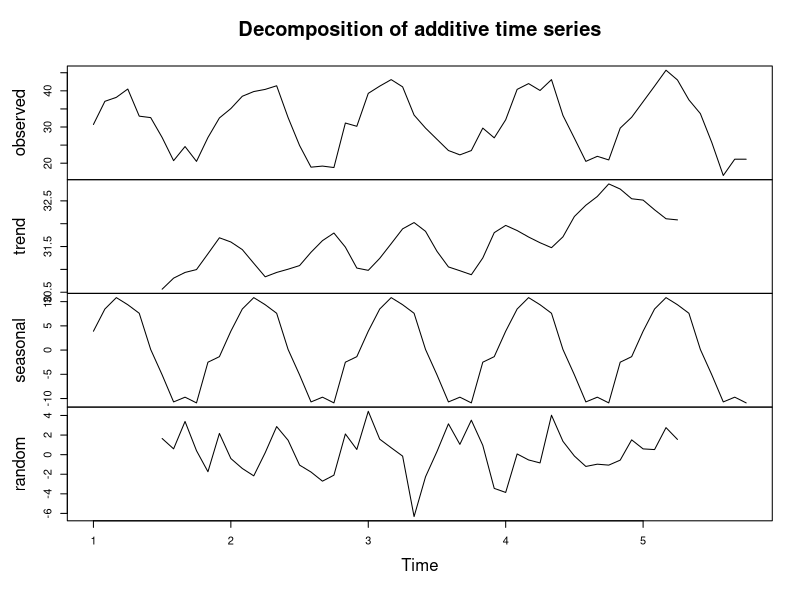
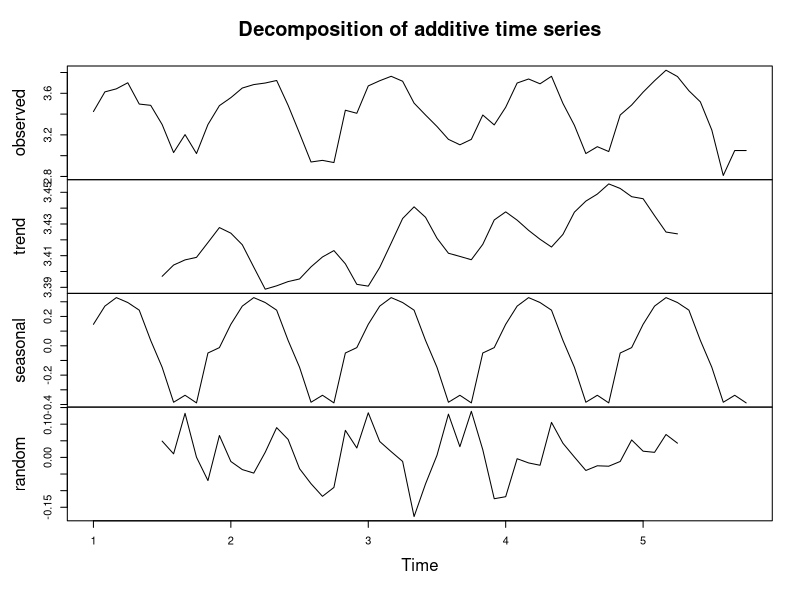
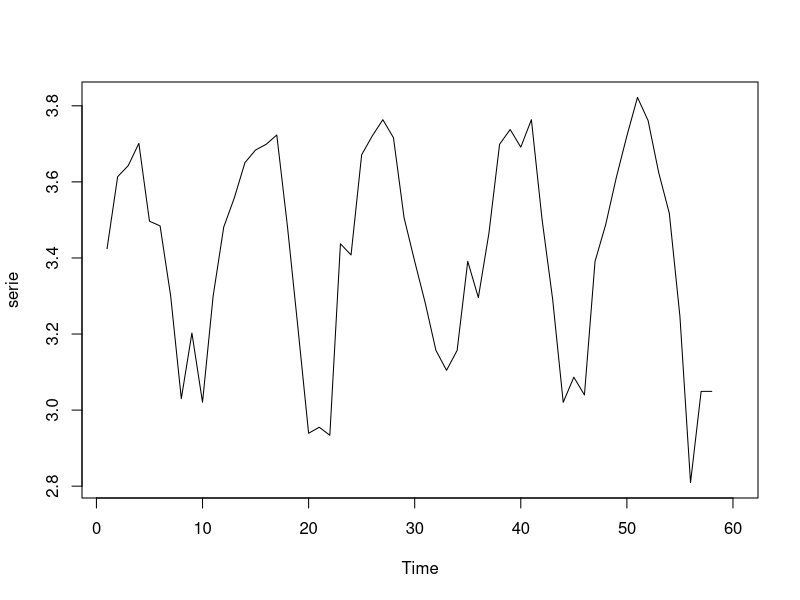
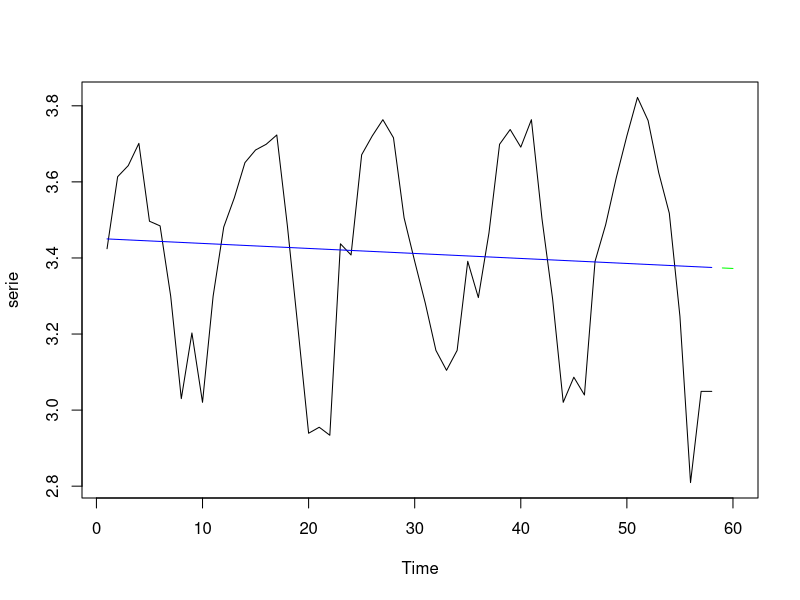
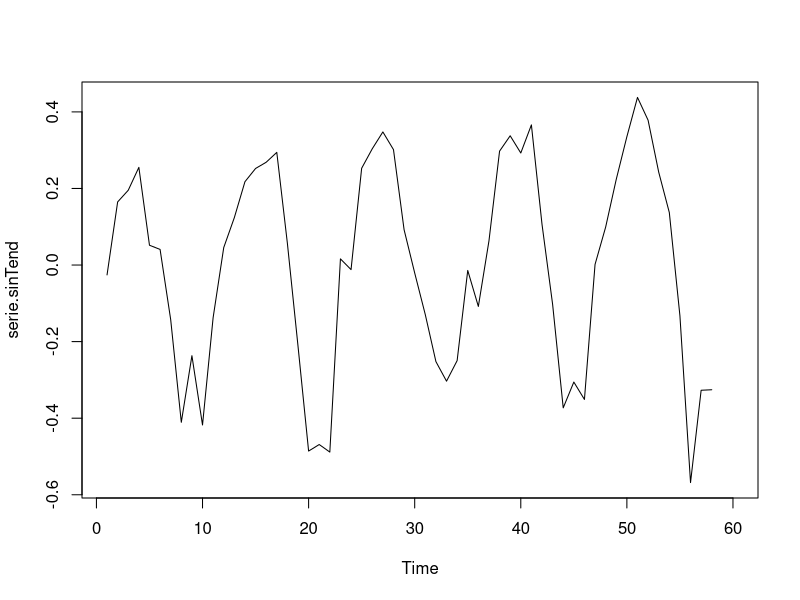
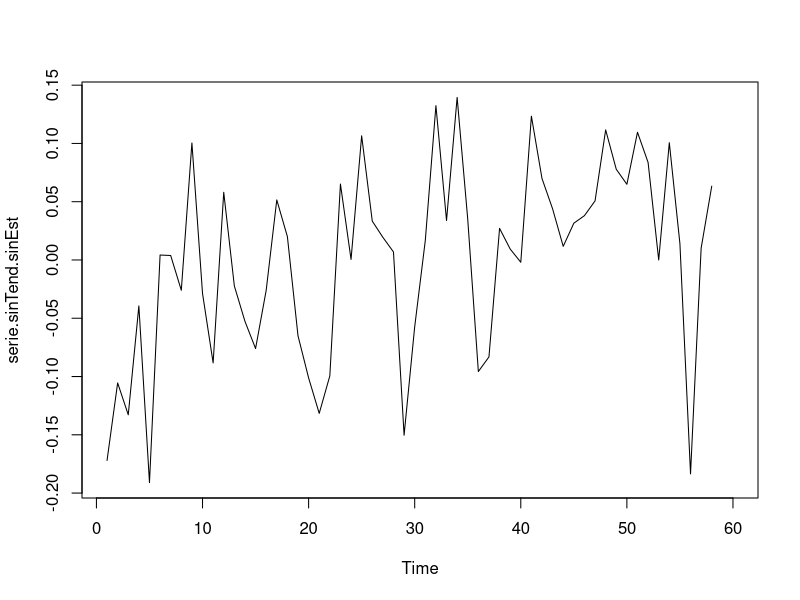
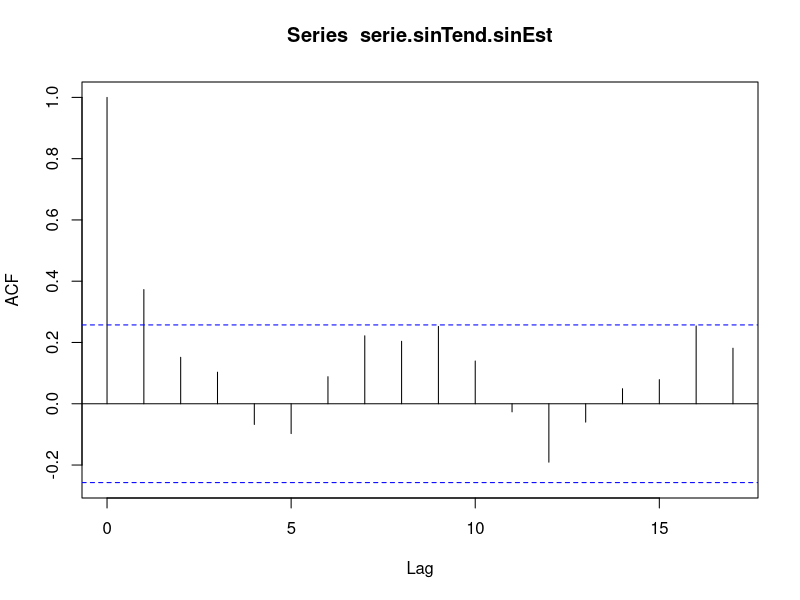
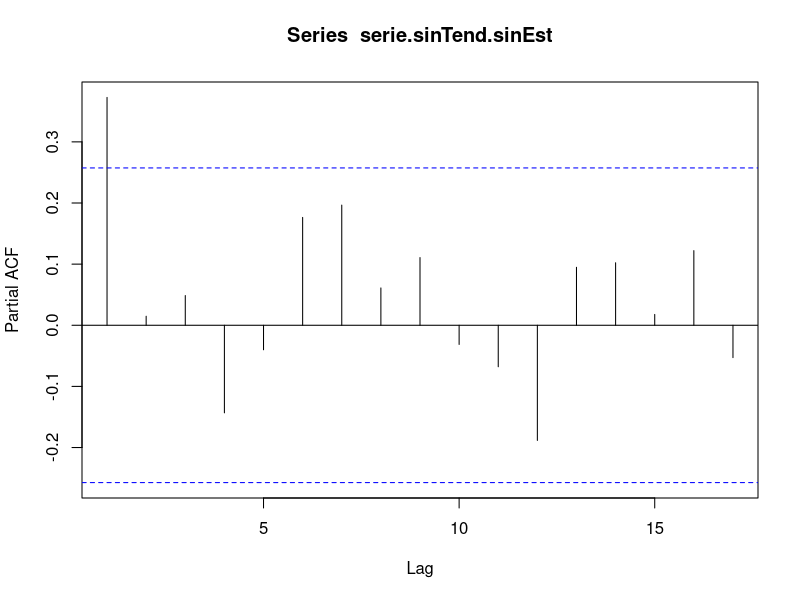

Here is the R script that generated these plots, in order:
#' ---
#' title: 'Series temporales, práctica 1: conjunto de datos meteorológicos de Granada-aeropuerto Chauchina medidos por AEMET.'
#' author: "Carlos Manuel Sequí Sánchez"
#' output: pdf_document
#' ---
#' 
#' \section{Problema 1. ¿Qué valores de temperatura máxima, a escala mensual, se espera que tengan los meses de Marzo y de Abril de 2018?}
#'  
#'  
#' Primeramente leemos el conjunto de datos que contiene los siguientes atributos:  
#' - Columna 1 : Identificador Estación   
#' - Columna 2 : Fecha   
#' - Columna 3 : Temperatura Máxima (ºC)  
#' - Columna 4 : Hora Temperatura Máxima   
#' - Columna 5 : Temperatura mínima (ºC)  
#' - Columna 6 : Hora Temperatura mínima   
#' - Columna 7 : Temperatura Media (ºC)  
#' - Columna 8 : Racha máxima de viento (Km/h)  
#' - Columna 9 : Hora de Racha Máxima   
#' - Columna 10 : Velocidad media de Viento (Km/h)  
#' - Columna 11 : Hora de Velocidad Máxima de viento     
#' - Columna 12 : Precipitacion Total diaria (mm)   
#' - Columna 13 : Precipitacion de 0 a 6 horas (mm)  
#' - Columna 14 : Precipitacion de 6 a 12 horas (mm)  
#' - Columna 15 : Precipitacion de 12 a 18 horas (mm)  
#' - Columna 16 : Precipitacion de 18 a 24 horas (mm)  
#' 
#' Librerías...
## ------------------------------------------------------------------------
library(tseries)
library(dplyr)
library(lubridate)

#' 
#' Leemos el dataset y, como solo nos interesa la fecha y la temperatura máxima nos quedamos con tan solo esos datos.
## ------------------------------------------------------------------------
datos = read.csv("5530E.csv", header = TRUE, sep=";")
datos = datos[,c("Fecha","Tmax")]
datos$Fecha = as.Date(datos$Fecha)

#' 
#' 
#' Veamos los valores NA...
## ------------------------------------------------------------------------
apply(datos, 2, function(atributo){sum(is.na(atributo))})

#' 
#' Eliminamos las instancias(días) donde hay al menos algún valor NA de temperatura máxima
## ------------------------------------------------------------------------
datos = datos[complete.cases(datos),]

#' 
#' La serie que nos interesa es la temperatura máxima de cada uno de los meses, es decir, obtenemos la temperatura máxima de cada mes de cada año:
## ------------------------------------------------------------------------
# agrupamos por año y mes y tomamos el maximo de cada uno
datos = datos %>%
mutate(month = format(Fecha, "%m"), year = format(Fecha, "%Y")) %>%
group_by(year, month) %>%
summarise(total = max(Tmax))

serie = datos$total # aqui estan las temperaturas máximas de cada mes de todos los años

#' 
#' Obtenemos ahora la cantidad de datos a predecir y la serie temporal en sí
## ------------------------------------------------------------------------
Npred = 2 # cantidad de datos a predecir (temperaturas máximas de marzo y abril)
serie.ts = ts(serie, frequency = 12) # frequency set to 12 to set stationality each 12 months
plot(decompose(serie.ts))

#' 
#' Observamos en la gráfica:  
#' -los valores de la serie  
#' -la tendencia calculada mediante filtros  
#' -la estacionalidad repetida cada 12 instantes de tiempo
#' -lo que queda de la serie al eliminar tendencia y estacionalidad
#' 
#' 
#' Como vemos, es posible que exista una alta varianza en los datos sin estacionalidad y tendencia, por lo que probamos a aplicar una transformación logarítmica para evitar problemas a la hora de tener en cuenta la estacionariedad, ya que sabemos que una serie con estacionariedad no varía ni en media ni en varianza.
## ------------------------------------------------------------------------
serie.ts.log = log(serie.ts)
serie.log = log(serie)
plot(decompose(serie.ts.log))

#' 
#' De forma ligera, la varianza disminuye a lo largo del tiempo, lo que producirá menores problemas a la hora de calcular la estacionariedad. Por simplicidad usare la variable serie como serie.log (con la transformación hecha)
## ------------------------------------------------------------------------
serie = serie.log

#' 
#' 
#' Observamos como el atributo seasonal que nos da la función decompose consta de los mismos valores para cada año de todos los meses, lo cual nos dará la capacidad de calcular la estacionalidad para restársela a la serie.
## ------------------------------------------------------------------------
decompose(serie.ts.log)$seasonal

#' 
#' Calculamos los instantes de tiempo de la serie para train y para test
## ------------------------------------------------------------------------
# para train
tiempo = 1:length(serie)
# para test
tiempoTs = (tiempo[length(tiempo)]+1):(tiempo[length(tiempo)]+Npred)

#' 
#' 
#' Representamos a continuación la serie que tenemos en este momento:
## ------------------------------------------------------------------------
plot.ts(serie,  xlim=c(1, tiempoTs[length(tiempoTs)]))

#' 
#' Modelamos la tendencia, la cual podemos aparentemente ajustarla de forma lineal, sabiendo que:  
#' serie = parametroA * tiempo + parametroB  
#' Con ayuda de la función lm calculamos dichos parámetros:
## ------------------------------------------------------------------------
parametros.H1 = lm(serie ~tiempo)
parametros.H1

#' 
#' Tomamos Intercept como termino independiente (parametroB) y el otro como el que multiplica al tiempo para poder calcular la serie (parametroA). Para modelar la tendencia usamos la fórmula descrita antes:
## ------------------------------------------------------------------------
# tendencia estimada para los datos de train
tendEstimadaTr =  parametros.H1$coefficients[1] + tiempo*parametros.H1$coefficients[2] 
# tendencia estimada para las predicciones de test
tendEstimadaTs =  parametros.H1$coefficients[1] + tiempoTs*parametros.H1$coefficients[2] 

#' 
#' Comprobamos visualmente si la tendencia se ajusta al modelo que tenemos de la serie temporal:
## ------------------------------------------------------------------------
plot.ts(serie, xlim=c(1, tiempoTs[length(tiempoTs)])) 
lines(tiempo, tendEstimadaTr, col = "blue") 
lines(tiempoTs, tendEstimadaTs, col = "green")

#' 
#' 
#' Validamos de forma estadística que el modelo lineal sea correcto, comprobando que los errores a lo largo de la serie se distribuyen mediante una distribución normal. Para ello aplicamos el test de Jarque-Bera:
## ------------------------------------------------------------------------
JB = jarque.bera.test(parametros.H1$residuals)
JB

#' 
#' Podemos asumir, con una confianza del 95%, que no hay diferencia significativa de los datos de error con respecto a los de una distribución normal, debido a que el p-value es mayor que 0.05.  
#' 
#' Procedemos por tanto a eliminar la tendencia de la serie actual:
## ------------------------------------------------------------------------
serie.sinTend = serie - tendEstimadaTr

#' 
#' Comprobamos como queda la serie sin tendencia:
## ------------------------------------------------------------------------
plot.ts(serie.sinTend, xlim=c(1, tiempoTs[length(tiempoTs)])) 

#' 
#' 
#' Como vemos, la serie sin tendencia prácticamente es la misma que con ella, ya que la pendiente del modelo lineal creado para el cálculo de ésta era ínfima.  
#' 
#' Procedemos, una vez eliminada la tendencia, a deshacernos de la estacionalidad con ayuda de la función decompose.
## ------------------------------------------------------------------------
k = 12 # aquí guardamos los datos estacionales
estacionalidad = decompose(serie.ts.log)$seasonal[1:k]

#' 
#' Eliminamos dicha estacionalidad a la serie.
## ------------------------------------------------------------------------
serie.sinTend.sinEst = serie.sinTend - estacionalidad

#' 
#' Comprobamos como se queda la serie sin dicha estacionalidad
## ------------------------------------------------------------------------
plot.ts(serie.sinTend.sinEst, xlim=c(1, tiempoTs[length(tiempoTs)])) 


#' 
#' 
#' Ahora que tan solo nos queda la componente irregular tras haber eliminado las componentes de tendencia y estacionalidad, procedemos a comprobar si la serie es estacionaria o no mediante el test ACF.
## ------------------------------------------------------------------------
acf(serie.sinTend.sinEst)

#' 
#' A priori parece ser, debido a la rapidez de bajada entre instantes de tiempo y a la estabilización en forma de ''olas'', que existe una clara estacionariedad. Aun así, probaré aplicar el test de Dickey-Fuller aumentado para asegurarnos de ello.
## ------------------------------------------------------------------------
adf.test(serie.sinTend.sinEst)

#' 
#' Al tomar como hipótesis nula que la serie es estacionaria y al ser el p-value inferior a 0.05, podemos asegurar con un 95% de probabilidad que la serie es estacionaria, por tanto la tomamos así. Debido a esto no será necesario realizar diferenciación para convertir la serie en estacionaria.  
#' 
#' Observamos el acf parcial para ver como influyen de forma individual cada uno de los instantes de tiempo sobre el instante actual. 
## ------------------------------------------------------------------------
pacf(serie.sinTend.sinEst)

#' 
#' A la vista de las gráficas ofrecidas por ACF y PACF, me resulta de mayor claridad decidirme por un modelo autoregresivo en lugar de uno de medias móviles debido a que en ACF los valores de cada instante son más altos y sobrepasan los límites más que los de PACF, además de que se ve de forma mucho más clara esa estabilización en forma de ''olas'' que he dicho anteriormente en la gráfica del ACF. Por ello mismo, deberíamos poder modelar la componente irregular de la serie con un modelo autoregresivo de orden 0 (fijándonos en la gráfica PACF), utilizando un modelo ARIMA con cero diferenciaciones. Entrenamos dicho modelo a continuación:
## ------------------------------------------------------------------------
# coeficiente de autoregresión = 0, diferenciaciones = 0, coeficiente de medias moviles = 0
modelo = arima(serie.sinTend.sinEst, order = c(0,0,0))

# calculamos las predicciones
predicciones = predict(modelo, n.ahead = Npred)
valoresPredichos = predicciones$pred
valoresPredichos

#' 
#' Observamos ahora de forma visual el modelo incluyendo la serie sin tendencia ni estacionalidad
## ------------------------------------------------------------------------
plot.ts(serie.sinTend.sinEst, xlim=c(1, tiempoTs[length(tiempoTs)])) 
lines(tiempoTs,valoresPredichos, col="green")

#' 
#' Parece ser que los resultados obtenidos no son buenamente fieles a lo esperado, quizás debido a la cercanía de los valores en los sucesivos instantes de tiempo en las gráficas ACF y PACF.
#' Visto lo visto, puede decirse que nuestra serie es prácticamente ruido blanco debido a los resultados obtenidos como predicciones.  
#' Finalmente probamos la validez de nuestro modelo (sus errores) mediante tests estadísticos. Aplicamos varios:  
#' 
#' Test de Box-Pierce: comprobamos que los residuos que nos quedan son aleatorios:
## ------------------------------------------------------------------------
Box.test(modelo$residuals)

#' 
#' Tras este test comprobamos que los errores obtenidos no son de forma aleatoria, por lo que el modelo arima creado no es correcto. Debido a esto, probaré el ajuste de un modelo de medias móviles de grado 1 (el grado determinado por la gráfica ACF) para comprobar su validez:
## ------------------------------------------------------------------------
# coeficiente de autoregresión = 0, diferenciaciones = 0, coeficiente de medias moviles = 1
modelo = arima(serie.sinTend.sinEst, order = c(0,0,1))

# calculamos las predicciones
predicciones = predict(modelo, n.ahead = Npred)
valoresPredichos = predicciones$pred
valoresPredichos

#' 
#' Observamos los valores predichos con el modelo de medias móviles con la serie sin tendencia ni estacionalidad:
#' 
## ------------------------------------------------------------------------
plot.ts(serie.sinTend.sinEst, xlim=c(1, tiempoTs[length(tiempoTs)])) 
lines(tiempoTs,valoresPredichos, col="green")

#' Aplicamos de nuevo el test de Box-Pierce para la comprobación de la aleatoriedad de los errores:
## ------------------------------------------------------------------------
Box.test(modelo$residuals)

#' Este valor de p-value nos dice con un 95% de confianza que los errores obtenidos por el modelo creado son aleatorios, por lo que el modelo queda validado por este test.
#' 
#' Continuamos con los tests de normalidad.
#' 
#' 
#' Jarque Bera: vemos si los residuos, aunque aleatorios, son normales (media cero y desviación típica la que sea). 
## ------------------------------------------------------------------------
jarque.bera.test(modelo$residuals) 

#' 
#' Saphiro-Wilk: mismo cometido que Jarque Bera 
## ------------------------------------------------------------------------
 shapiro.test(modelo$residuals) 

#' 
#' 
#' Asumimos tras la ejecución de ambos tests que los residuos siguen una distribuición normal debido a los p-values obtenidos, ya que la hipótesis nula propone que los datos no siguen una distribución normal.
#' 
#' A continuación obtenemos un histograma y función de densidad para obtener resultados gráficos de confirmación.
## ------------------------------------------------------------------------
hist(modelo$residuals, col="blue", prob=T,ylim=c(0,20), xlim=c(-0.2,0.2))
lines(density(modelo$residuals))

#' 
#' 
#' Con estas comprobaciones el modelo queda validado, ya que los errores que nos dan son aleatorios que provienen de una distribución normal. A continuación hemos de deshacer los cambios para obtener los predicciones reales:
## ------------------------------------------------------------------------
estacionalidades = c(estacionalidad[11], estacionalidad[12])

# Incluimos la estacionalidad 
valoresPredichos.Est = valoresPredichos + estacionalidades

# Incluimos la tendencia 
valoresPredichos.Est.Tend = valoresPredichos.Est + tendEstimadaTs

# Transformación de los logaritmos 
valoresPredichos.Est.Tend.exp = exp(valoresPredichos.Est.Tend)

# usamos exp(serie) por haber hecho al principio serie = log(serie)
plot.ts(exp(serie),xlim=c(1, tiempoTs[length(tiempoTs)])) 
lines(tiempoTs, valoresPredichos.Est.Tend.exp, col = "green")


#' 
#' 
#' Finalmente podemos observar en la gráfica los valores de temperatura máxima obtenidos para los meses de Marzo y Abril de 2018, los cuales se corresponden respectivamente con los valores:
## ------------------------------------------------------------------------
valoresPredichos.Est.Tend.exp

#' 
#' 
#' 
#' 
#' 
